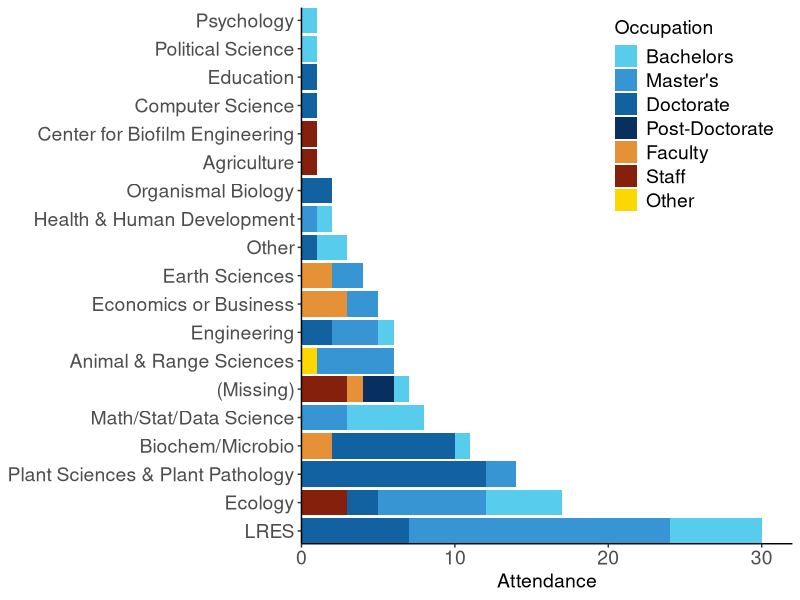

Reproduce this figure in R. (Note: this script raises an error after producing the figure.)
## ---- chunk 1
library(tidyverse)
library(forcats)
library(viridis)
library(RColorBrewer)
## ---- chunk 2
pre_survey <- read_csv("all_ws_presurvey_clean.csv") %>% 
  rename(Department = department, 
         Occupation = occupation)

post_assessment <- read_csv("all_ws_postassessment_clean.csv")

## ---- chunk 3
pre_survey <- pre_survey %>%
  mutate(Department = case_when(Department == 
                                  "Land Resources Environmental Science" ~ 
                                  "LRES",
                                Department == 
                                  "Mathematics/Statistics/Data Science" ~ 
                                  "Math/Stat/Data Science",
                                Department == 
                                  "Animal and Range Sciences" ~ 
                                  "Animal & Range Sciences",
                                Department == 
                                  "Biochemistry/Microbiology" ~ 
                                  "Biochem/Microbio", 
                                TRUE ~ Department), 
         Department = fct_explicit_na(Department), 
         Occupation = fct_explicit_na(Occupation), 
         Occupation = fct_relevel(Occupation, 
                                  "Bachelors",
                                  "Master's",
                                  "Doctorate",
                                  "Post-Doctorate",
                                  "Faculty",
                                  "Staff",
                                  "Other")
         ) 

dept_attend <- pre_survey %>% 
  group_by(Department) %>%
  summarize(Freq = n()) %>% 
  arrange(desc(Freq)) 


dept_occupation_attend <- pre_survey %>% 
  group_by(Department, Occupation) %>%
  summarize(Freq = n()) %>% 
  arrange(desc(Freq)) %>% 
  ungroup()


palette <- c("#58CCED","#3895D3", "#1261A0", "#072F5F", 
               "#e69138", "#85200c", "#FFD700")

plot <- dept_occupation_attend %>% 
  mutate(Department = factor(Department,
                                  levels = dept_attend$Department)
         ) %>%
  ggplot(mapping = aes(x = Department, y = Freq, fill = Occupation)) + 
  geom_bar(stat = "identity") + 
  labs(x = "Department Affiliation", 
       y = "Attendance") + 
  theme_classic() +
  coord_flip(ylim = c(0, 32), expand = FALSE) + 
  theme(axis.text.x = element_text(size = 14), 
        axis.title.y = element_blank(),
        axis.text.y = element_text(size = 14),
        axis.title.x = element_text(size = 14), 
        legend.position = c(0.8, 0.8), 
        legend.text = element_text(size = 14), 
        legend.title = element_text(size = 14)) +
  theme(panel.grid = element_blank(),
        panel.border = element_blank()) + 
  scale_fill_manual(values = palette)
  
ggsave(plot, file = "final_colors_attendance.png", dpi = 300, width = 12, height = 7)
## ---- chunk 4
all_survey %>% 
  gather(python:SQL, key = "language", value = "familiar") %>% 
  filter(familiar == "Yes") %>% 
  count(language) %>% 
  arrange(desc(n))

## ---- chunk 5
all_survey %>% 
  gather(store_excel:store_other, key = "storage method", value = "used") %>% 
  filter(used == "Yes") %>% 
  count(`storage method`) %>% 
  arrange(desc(n))

## ---- chunk 6
all_survey %>% 
  gather(self_collect:no_collect, 
         key = "collection", value = "participated") %>% 
  filter(participated == "Yes") %>% 
  count(collection) %>% 
  arrange(desc(n))

## ---- chunk 7
all_survey %>% 
  gather(research_help:professional_develop, 
         key = "reason", value = "agreed") %>% 
  filter(agreed == "Yes") %>% 
  count(reason) %>% 
  arrange(desc(n))

## ---- chunk 8
all_survey %>% 
  gather(no_resources:internet_resources, 
         key = "resource", value = "used") %>% 
  filter(used == "Yes") %>% 
  count(resource) %>% 
  arrange(desc(n))

## ---- chunk 9
intro_intermed <- all_ws %>% 
                    filter(workshop %in% 
                             c("Introduction to R", "Intermediate R"), 
                           semester %in% c("f18", "s19"))


intro_intermed %>% 
  filter(!is.na(identifier)) %>%
  group_by(identifier) %>% 
  summarize(count = n()) %>% 
  filter(count > 1)

## 8/63 came back to Intermediate R


intro_intermed %>% 
  filter(is.na(identifier)) %>%
  group_by(last_name) %>% 
  summarize(count = n()) %>% 
  filter(count > 1)

## 3/42 came back to Intermediate R

